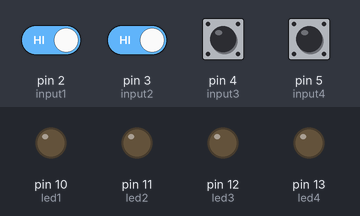
The sketch below on a simulated Arduino Uno, built with avr-gcc and run on an emulated ATmega328P. Shown: output pins drawn as LEDs (lit = HIGH). Inputs (shaded band) come from the test bench; at power-on: pin 2 (input1), pin 3 (input2), pin 4 (input3), pin 5 (input4) HIGH.

Above: at 4.7 s.
4.8 s: pin 2 (input1) driven LOW and pin 3 (input2) driven LOW
At 5.5 s:
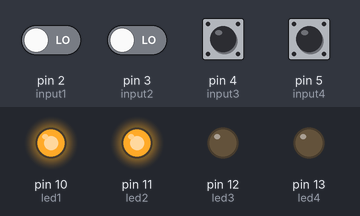
6.3 s: pin 4 (input3) pulled LOW for 0.15 s
At 6.6 s:
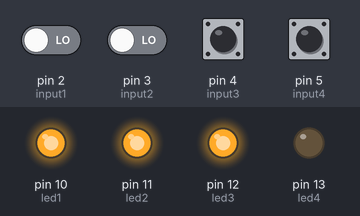
8.9 s: pin 5 (input4) pulled LOW for 0.15 s
At 9.8 s:
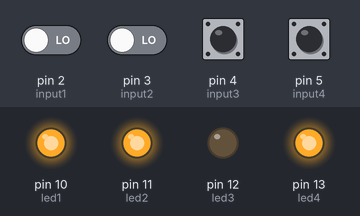
11.5 s: pin 5 (input4) pulled LOW for 1 s
At 14.5 s:
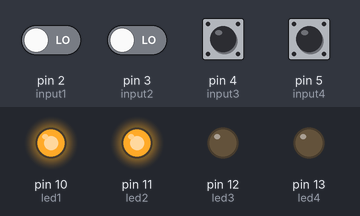
14.9 s: pin 2 (input1) driven HIGH
At 16.3 s:
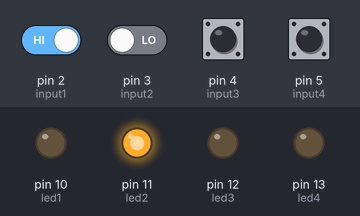
17.4 s: pin 4 (input3) pulled LOW for 1 s
At 18.7 s:
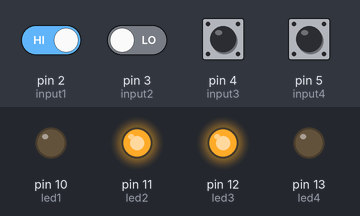
Timing chart, 0 to 20.9 s (numbered marks = the images above; inputs shaded):
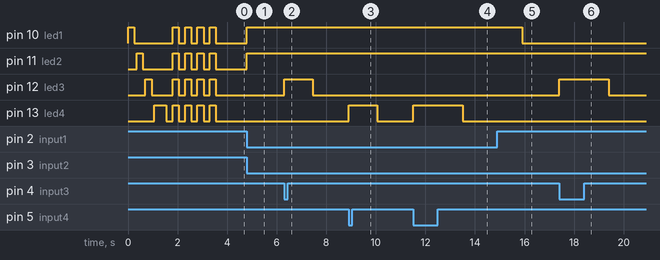

The sketch:

pinball_mega_2560.ino
```cpp
//(c) 2020, Oliver Marsh

int input1 = 2;
int input2 = 3;
int input3 = 4;
int input4 = 5;

int led1 = 10;
int led2 = 11;
int led3 = 12;
int led4 = 13;

int writeLED1;
int writeLED2;
int writeLED3;
int writeLED4;

unsigned long startMillis1;
unsigned long startMillis2;
unsigned long startMillis3;
unsigned long startMillis4;
unsigned long currentMillis;
const unsigned long period = 1000;

void setup() {
  // put your setup code here, to run once:
    pinMode(led1, OUTPUT);
    pinMode(led2, OUTPUT);
    pinMode(led3, OUTPUT);
    pinMode(led4, OUTPUT);
    pinMode(input1, INPUT_PULLUP);
    pinMode(input2, INPUT_PULLUP);
    pinMode(input3, INPUT_PULLUP);
    pinMode(input4, INPUT_PULLUP);

    // tests all leds
    digitalWrite(led1, HIGH);
    delay(250);
    digitalWrite(led1, LOW);
    delay(100);
    digitalWrite(led2, HIGH);
    delay(250);
    digitalWrite(led2, LOW);
    delay(100);
    digitalWrite(led3, HIGH);
    delay(250);
    digitalWrite(led3, LOW);
    delay(100);
    digitalWrite(led4, HIGH);
    delay(500);
    for (int i = 0; i <= 3; i++) {
      digitalWrite(led1, LOW);
      digitalWrite(led2, LOW);
      digitalWrite(led3, LOW);
      digitalWrite(led4, LOW);
      delay(250);
      digitalWrite(led1, HIGH);
      digitalWrite(led2, HIGH);
      digitalWrite(led3, HIGH);
      digitalWrite(led4, HIGH);
      delay(250);
  }
}

void loop() {
  // put your main code here, to run repeatedly:
  currentMillis = millis();
  writeLED1 = writeLEDsByState1();
  writeLED2 = writeLEDsByState2();
  writeLED3 = writeLEDsByState3();
  writeLED4 = writeLEDsByState4();
  digitalWrite(led1, writeLED1);
  digitalWrite(led2, writeLED2);
  digitalWrite(led3, writeLED3);
  digitalWrite(led4, writeLED4);
}
int writeLEDsByState1() {
  int stateInput1 = !digitalRead(input1);
  if(stateInput1 == 1) {
    startMillis1 = currentMillis;
  }
  if (currentMillis - startMillis1 <= period) {
    return 1;
   }
   else {
     return 0;
   }
 }

int writeLEDsByState2() {
  int stateInput2 = !digitalRead(input2);
  if(stateInput2 == 1) {
  startMillis2 = currentMillis;
  }
  if (currentMillis - startMillis2 <= period) {
    return 1;
    }
    else {
      return 0;
   }
}

int writeLEDsByState3() {
  int stateInput3 = !digitalRead(input3);
  if(stateInput3 == 1) {
    startMillis3 = currentMillis;
  }
  if (currentMillis - startMillis3 <= period) {
    return 1;
  }
  else {
    return 0;
  }
}

int writeLEDsByState4() {
  int stateInput4 = !digitalRead(input4);
  if(stateInput4 == 1) {
    startMillis4 = currentMillis;
  }
  if (currentMillis - startMillis4 <= period) {
    return 1;
  }
  else {
   return 0;
  }
}
```

Measured:
- after the input at 4.8 s, pin 10 (led1), pin 11 (led2): LOW → HIGH at once
- after the input at 6.3 s, pin 12 (led3): LOW → HIGH at once, → LOW 1.2 s later
- after the input at 8.9 s, pin 13 (led4): LOW → HIGH at once, → LOW 1.2 s later
- after the input at 11.5 s, pin 13 (led4): LOW → HIGH at once, → LOW 2.0 s later
- after the input at 14.9 s, pin 10 (led1): HIGH → LOW after 1.0 s
- after the input at 17.4 s, pin 12 (led3): LOW → HIGH at once, → LOW 2.0 s later
- by itself, pin 10 (led1), pin 11 (led2), pin 12 (led3): repeats every 0.50 s: HIGH 0.25 s, LOW 0.25 s, until it stays LOW from 3.6 s
- by itself, pin 13 (led4): alternates HIGH for 0.25 s and LOW for 0.25 s, 9 changes in all, then stays LOW
